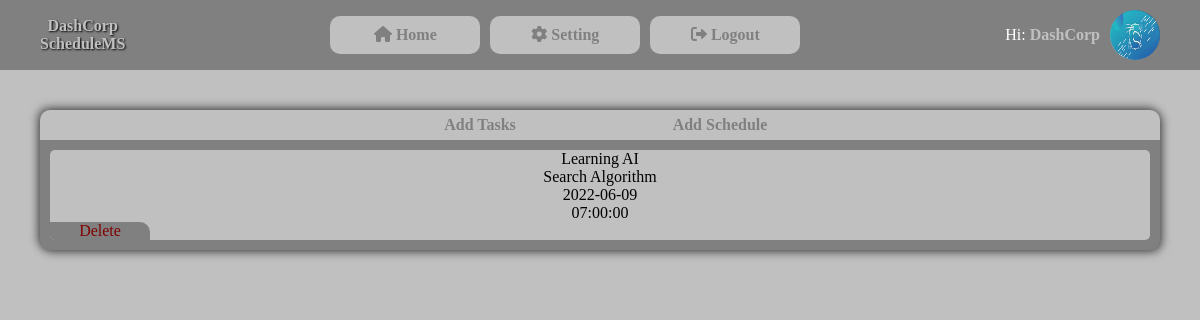
The app's page /taskView.php (signed in) with its own data.
### tables this page shows
CREATE TABLE `dashcorpprofile` (
  `ProfileId` int(10) NOT NULL,
  `UserId` int(10) NOT NULL,
  `ProfileImage` varchar(100) NOT NULL,
  `TimeUploaded` datetime NOT NULL DEFAULT current_timestamp()
);

CREATE TABLE `dashcorptask` (
  `TaskId` int(10) NOT NULL,
  `UserId` int(10) NOT NULL,
  `TaskTitle` varchar(100) NOT NULL,
  `TaskDetail` text NOT NULL,
  `TaskDate` date NOT NULL,
  `TaskTime` time NOT NULL,
  `TimeTaskAdded` timestamp NOT NULL DEFAULT current_timestamp()
);

### taskView.php (the view, shortened to what this page needs)
<?php
include "headerMainPage.php";
if (isset($_SESSION['uname'])) {
    $uid = $_SESSION['id'];
?>
        <link rel="stylesheet" href="css/app.css">
        <div class="app">
            <div class="appHeader">
                    <a href="task.php">Add Tasks<li></li></a>
                    <a href="schedule.php">Add Schedule<li></li></a>
            </div>
            <div class="content">
                <?php
                    $sql1 = "SELECT * FROM dashcorptask WHERE UserId=$uid ORDER BY TaskId DESC;";
                    $result = mysqli_query($conn,$sql1);
                    while($row=mysqli_fetch_array($result)){
                        $taskId = $row['TaskId'];
                        echo "<div class='taskDiv'>";
                            echo $row['TaskTitle']."<br>";
                            echo $row['TaskDetail']."<br>";
                            echo $row['TaskDate']."<br>";
                            echo $row['TaskTime']."<br>";?>
                            <div class="taskDelete"><a href="deleteTask.php?tid=<?=$taskId?>">Delete</a></div>
                            <?php
                        echo "</div>";
                    }
                ?>
            </div>
        </div>
    </body>
    </html>
<?php
}
else{
    header("location:signin.php");
    exit();
}
?>

### headerMainPage.php (shortened to what this page needs)
<?php
    include_once "connection.php";
    $uid = $_SESSION['id'];
?>
<!DOCTYPE html>
<html lang="en">
<head>
    <link rel="stylesheet" href="css/mainPage.css">
    <link rel="stylesheet" href="css/FontAwesome/all.min.css">
</head>
<body>
    <div class="header">
        <div class="logo">DashCorp<br>ScheduleMS</div>
        <div class="nav">
            <a href="main.php"><li><i class='fas fa-home'></i>&nbsp;Home</li></a>
            <a href="setting.php"><li><i class="fas fa-cog"></i>&nbsp;Setting</li></a>
            <a href="logout.php"><li><i class='fas fa-sign-out-alt'></i>&nbsp;Logout</li></a>
        </div>
        <div class="profileWelcome">
            <div class="welcome">
                Hi: <strong><?php echo $_SESSION['uname'];?></strong>
            </div>
            <a href="profile.php">
                <div class="profile">
<?php
$sql="SELECT * FROM dashcorpprofile WHERE UserId='$uid';";
$result=mysqli_query($conn,$sql);
$resultData = mysqli_num_rows($result);
$row = mysqli_fetch_array($result);
if ($resultData>0) {?>
    <img src="img/profile/<?php echo $row['ProfileImage'] ?>" style='width:50px;height:50px;'><?php
}
else{
    echo "<i class='fa fa-user'></i>";
}
?></div>
</a>
</div>
</div>

### css/mainPage.css (style rules this page uses)
body { padding: 0; margin: 0; background-color: silver; user-select: none; }
.header { height: 70px; background: gray; display: flex; align-items: center; justify-content: space-between; position: sticky; top: 0; width: 100vw; }
.logo { text-align: center; margin-left: 40px; font-weight: 800; font-family: Cambria, Cochin, Georgia, Times, 'Times New Roman', serif; text-shadow: 1px 1px 2px black; color:silver; }
.nav { display: flex; gap: 10px; margin: 0 10px; }
.nav li { display: inline-block; list-style: none; background: silver; border-radius: 10px; width: 150px; text-align: center; padding: 10px 0; color: gray; font-weight: bold; }
.profileWelcome { display: flex; align-items: center; justify-content: center; margin-right: 40px; }
.welcome { margin-right: 10px; color:white; }
.welcome strong { color: silver; font-weight: 900; }
.profile { width: 50px; height: 50px; background: linear-gradient(45deg,white, black); border-radius: 50%; overflow: hidden; display: flex; align-items: center; justify-content: center; cursor: pointer; }

### css/app.css (style rules this page uses)
.app { margin: 40px; background: gray; border-radius: 10px; text-align: center; overflow: hidden; box-shadow: 2px 2px 10px rgba(0, 0, 0, 0.5),-2px -2px 10px rgb(0, 0, 0,0.5); }
.appHeader { background-color: silver; margin: 0; padding: 0; height: 30px; display: flex; align-items: center; justify-content: center; gap: 40px; overflow: hidden; }
.appHeader a { text-decoration: none; color:gray; font-weight: 900; }
.content a { color: gray; text-decoration: none; }
.taskDiv { background-color: silver; margin: 10px; border-radius: 5px; overflow: hidden; }
.taskDelete { background: gray; bottom: 0; right: 0; width: 100px; border-top-right-radius: 10px; color: maroon; overflow: hidden; }
.taskDelete a { color: maroon; }

### records on screen
dashcorpprofile: ProfileImage (picture)
dashcorptask: TaskTitle "Learning AI", TaskDetail "Search Algorithm", TaskDate "2022-06-09", TaskTime "07:00:00"

### other values on screen
$_SESSION['uname'] "DashCorp"
